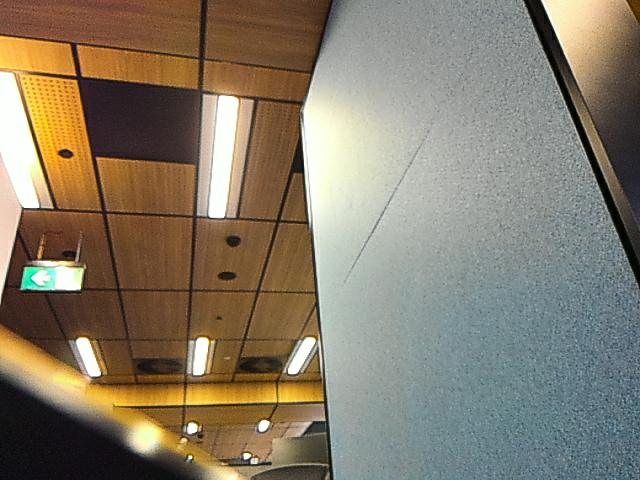
#> input picture image-hand_color_image.jpg, 640 x 480 px; its folder holds only this picture in this run
$ python -i vision_view.py   (imports and definitions only)
#> lines starting #> are read from the running program, lines starting #| are printed output that depends on the picture
"""Drawing a `Scene`: objects kept in colour, everything else turned grey, cameras stitched.

The segmentation masks are what make this view worth having. A box around a bottle says
roughly where it is; a bottle in full colour on a grey room says *which pixels* the model
thinks are the bottle, and an operator about to confirm a grasp can see at a glance whether
the outline is the bottle or the bottle and half the table.

Everything is drawn in each camera's own pixel frame first — outlines, fills — then rotated
into its cell of the panorama, and only the text is drawn afterwards, in panorama space, so
the labels on the sideways-mounted front cameras read upright. `Panorama.layout` keeps the
transform for every cell so the page can map a click back to an object and the server can
draw the page's selection.

The body cameras are laid out as a 2×2 grid rather than a strip: the front pair together in
one quadrant (they are cross-eyed, so side by side they make one forward view), then back,
left and right — four pictures the size of a quarter of the panel instead of five slivers.
"""
from dataclasses import dataclass

import cv2
import numpy as np

from .vision import GROUPS, UNCERTAIN_BGR, Scene, SceneObject, project_box

# How the body cameras are mounted: the front pair lie on their sides, the right one is
# upside down. Rotating by these puts every picture the right way up.
_ROTATE = {
    "frontleft_fisheye_image": cv2.ROTATE_90_CLOCKWISE,
    "frontright_fisheye_image": cv2.ROTATE_90_CLOCKWISE,
    "right_fisheye_image": cv2.ROTATE_180,
}
# The grid, row by row. The front pair are listed right-then-left because they are
# cross-eyed: the right camera sees the left half of what is ahead.
_QUADRANTS = (
    ("FRONT", ("frontright_fisheye_image", "frontleft_fisheye_image")),
    ("BACK", ("back_fisheye_image",)),
    ("LEFT", ("left_fisheye_image",)),
    ("RIGHT", ("right_fisheye_image",)),
)
_QUAD_W, _QUAD_H = 720, 500
_GAP = 4


# [50 lines left out: functions highlight, _label, not called in this run]


@dataclass
class Cell:
    camera: str
    x: int
    y: int
    w: int
    h: int
    src_w: int
    src_h: int
    rotate: int | None

    # [8 lines left out: function to_cell, not called in this run]


class Panorama:
    """The surround cameras in a 2×2 grid, or one camera at its own size — plain or annotated.

    ``annotate=False`` is the Body Cameras view with AI off: the same layout, so turning AI
    on changes what is drawn and never where anything is.
    """

    def __init__(self, scene: Scene, selected: int | None = None, annotate: bool = True) -> None:
        self.scene = scene
        self.selected = selected
        self.annotate = annotate
        self.cells: list[Cell] = []
        self.image = self._render()

    # [7 lines left out: function _tile, not called in this run]

    def _render(self) -> np.ndarray:
        canvas = self._grid() if self.scene.kind == "surround" else self._single()
        for obj in self.scene.objects if self.annotate else ():
            cell = self.cell(obj.camera)
            if cell is None or not obj.polygon:
                continue
            points = [cell.to_cell(px, py) for px, py in obj.polygon]
            top = min(p[1] for p in points)
            left = min(p[0] for p in points)
            _label(canvas, obj, int(left), int(top) - 6, obj.id == self.selected)
        return canvas

    # [31 lines left out: functions _single, _grid, not called in this run]

    def cell(self, camera: str) -> Cell | None:
        return next((c for c in self.cells if c.camera == camera), None)

    # [85 lines left out: functions describe, track_objects, describe_track, not called in this run]

>>> import cv2
>>> picture = cv2.imread('../image-hand_color_image.jpg', cv2.IMREAD_GRAYSCALE)
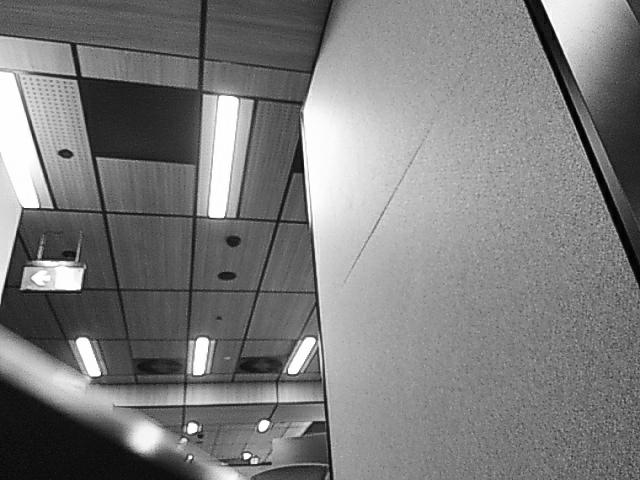
#> picture: shape (480, 640); min 0, max 255, mean 124.7
>>> result = Panorama(picture).describe()
#> (the run stopped early here; a loop or call above may not have finished)
